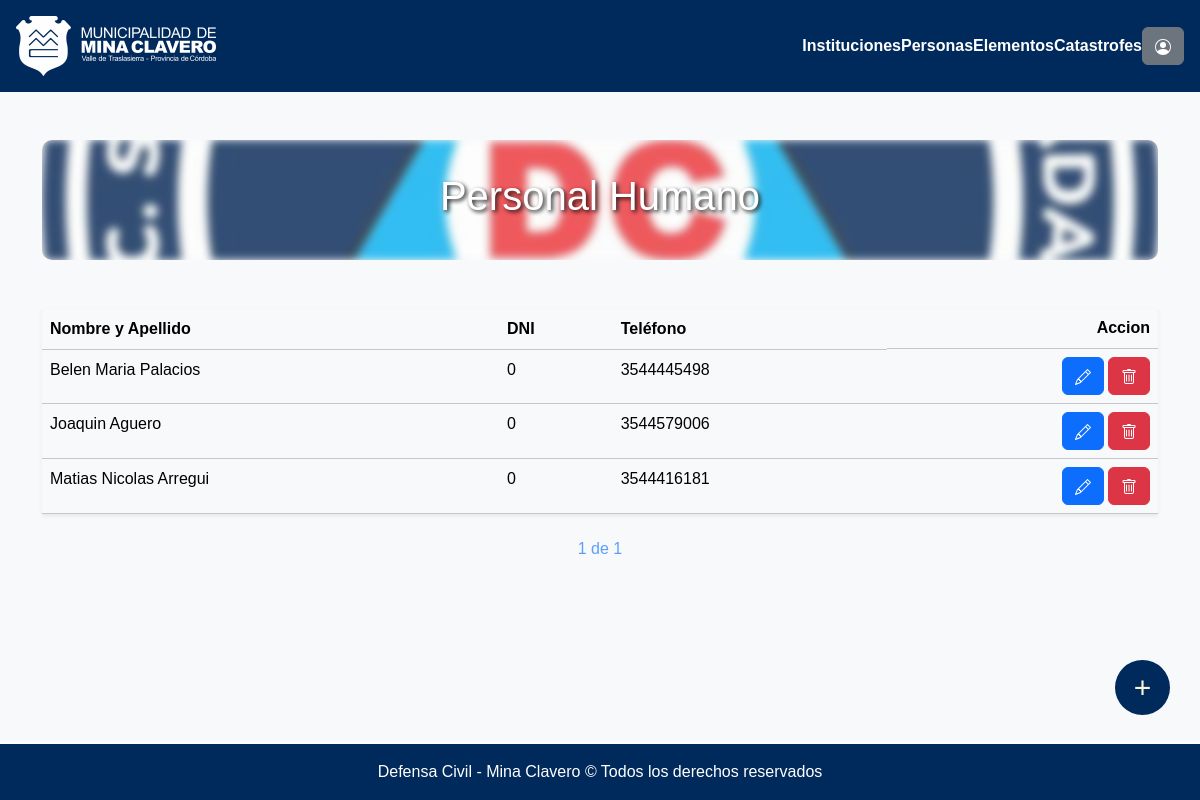
/personas/ (signed in), run on an earlier commit of the app's database.
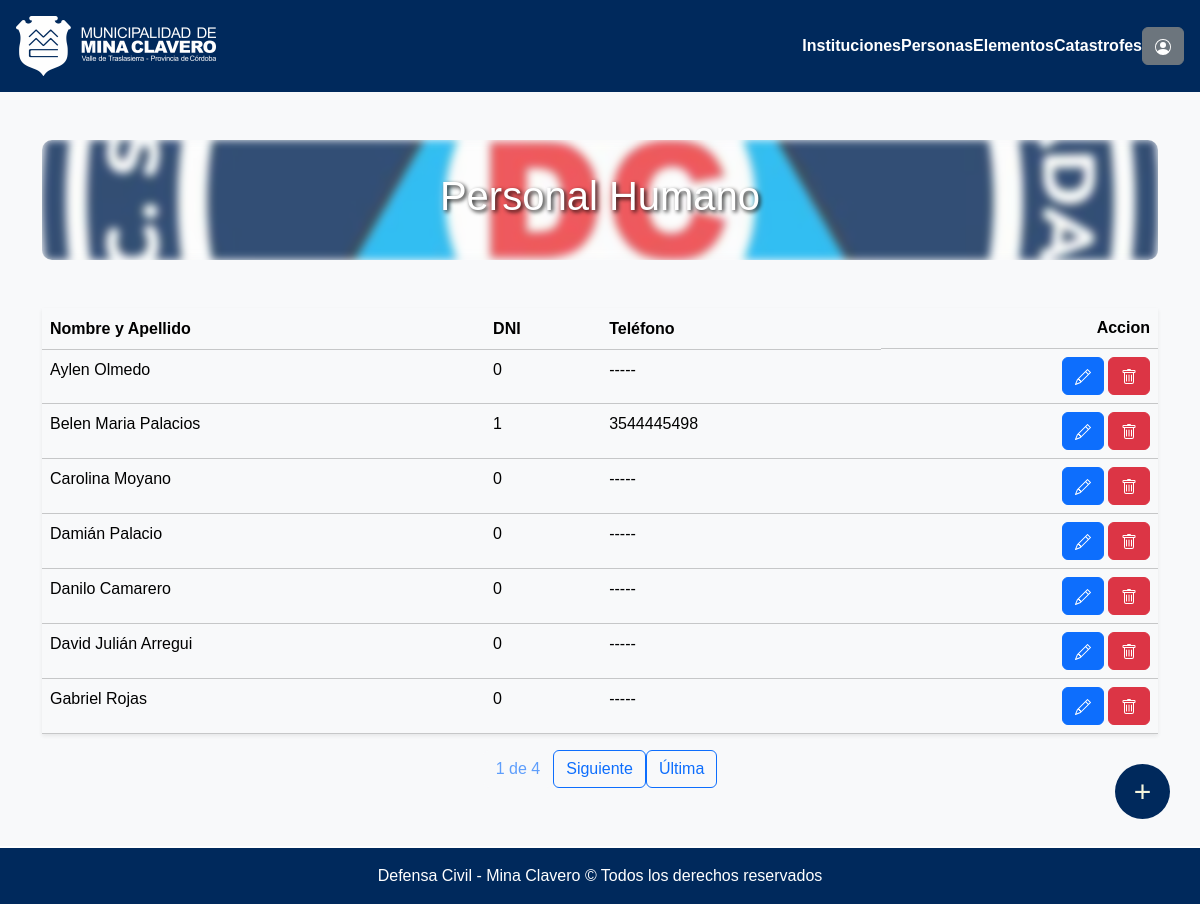
And on a later commit of the database.
### seguridadVial/models.py (models this page shows, shortened)
class Persona(models.Model):
    nombre_apellido = models.CharField(max_length=120)
    dni = models.IntegerField(default=0)
    telefono = models.CharField(max_length=30, default="",null=True, blank=True)
    id_institucion = models.ManyToManyField('Institucion', through="InstitucionCargoPersona")

### seguridadVial/views.py (the view)
# urls.py: path("personas/", login_required(permission_required('seguridadVial.view_persona')(views.listaPersona.as_view())), name="listaPersonas"),
class listaPersona(ListView):
    model = Persona
    template_name = os.path.join("defensaCivil", "listas", "listaPersonas.html")
    context_object_name = 'personas'
    paginate_by = 7
    def get_queryset(self):
        return Persona.objects.all().order_by('nombre_apellido')

### municipalidad/templates/defensaCivil/listas/listaPersonas.html (shortened to what this page needs)
{% extends "defensaCivil/base.html" %}
{% load static %}
{% block contenido %}
<div class="container mt-5">
  <div class="cont mb-5">
    <h1 class="titulo">Personal Humano</h1>
  </div>
    <table class="table table-light shadow-sm  mt-2">
        <thead class="bg-light">
          <tr>
            <th scope="col">Nombre y Apellido</th>
            <th scope="col" class="d-none d-md-table-cell">DNI</th>
            <th scope="col" class="d-none d-md-table-cell">Teléfono</th>
            <th scope="col" class="d-flex justify-content-end">Accion</th>
          </tr>
        </thead>
        <tbody>
          {% for persona in personas %}
            {% if persona.nombre != "seleccionar persona" %}
              <tr>
                <td style="cursor: pointer;" onclick="window.location.href='{% url 'modificarPersona' persona.id %}'">{{ persona.nombre_apellido | title}}</td>
                <td style="cursor: pointer;" class="d-none d-md-table-cell" onclick="window.location.href='{% url 'modificarPersona' persona.id %}'">{{ persona.dni | default_if_none:"-----" }}</td>
                <td style="cursor: pointer;" class="d-none d-md-table-cell" onclick="window.location.href='{% url 'modificarPersona' persona.id %}'">{{ persona.telefono | default_if_none:"-----" }}</td>
                <td>
                  <div class="d-flex justify-content-end align-items-center">
                    <a class="btn btn-primary" href="{% url 'modificarPersona' persona.id %}">
                    </a>
                    <a class="btn btn-danger ms-1" href="{% url 'borrarPersona' persona.id %}">
                    </a>
                  </div>
                </td>
              </tr>
            {% endif %}
          {% endfor %}
        </tbody>
    </table>
    <div class="pagination justify-content-center">
        <span class="current-page btn btn-outline-light disabled text-primary mb-3">
            {{ page_obj.number }} de {{ page_obj.paginator.num_pages }}
        </span>
        {% if page_obj.has_next %}
            <a class="btn btn-outline-primary mb-3" href="?page={{ page_obj.next_page_number }}">
                Siguiente
            </a>
            <a class="btn btn-outline-primary mb-3" href="?page={{ page_obj.paginator.num_pages }}">
                Última
            </a>
        {% endif %}
    </div>
    <a href={% url "nuevaPersona" %} class="customButton">+</a>
</div>
{% endblock %}

What changed in the data, as far as the page shows it:
no longer on this page (row unchanged): Persona: nombre_apellido "Joaquin Aguero", dni "0", telefono "3544579006"
no longer on this page (row unchanged): Persona: nombre_apellido "Matias Nicolas Arregui", dni "0", telefono "3544416181"
added Persona: nombre_apellido "Aylen Olmedo", dni "0", telefono "-----"
changed Persona "Belen Maria Palacios": dni "0" → "1"
added Persona: nombre_apellido "Carolina Moyano", dni "0", telefono "-----"
added Persona: nombre_apellido "Damián Palacio", dni "0", telefono "-----"
added Persona: nombre_apellido "Danilo Camarero", dni "0", telefono "-----"
added Persona: nombre_apellido "David Julián Arregui", dni "0", telefono "-----"
added Persona: nombre_apellido "Gabriel Rojas", dni "0", telefono "-----"
Also different on the page:
{{ page_obj.paginator.num_pages }}: "1" → "4"
text now shown: "Siguiente Última"
